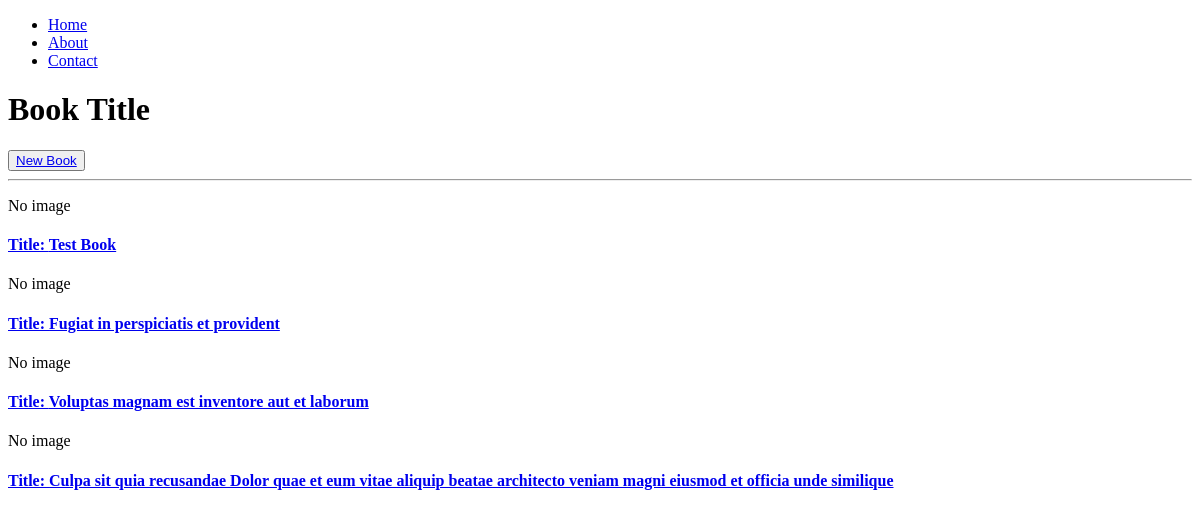
The app's page /, older data.
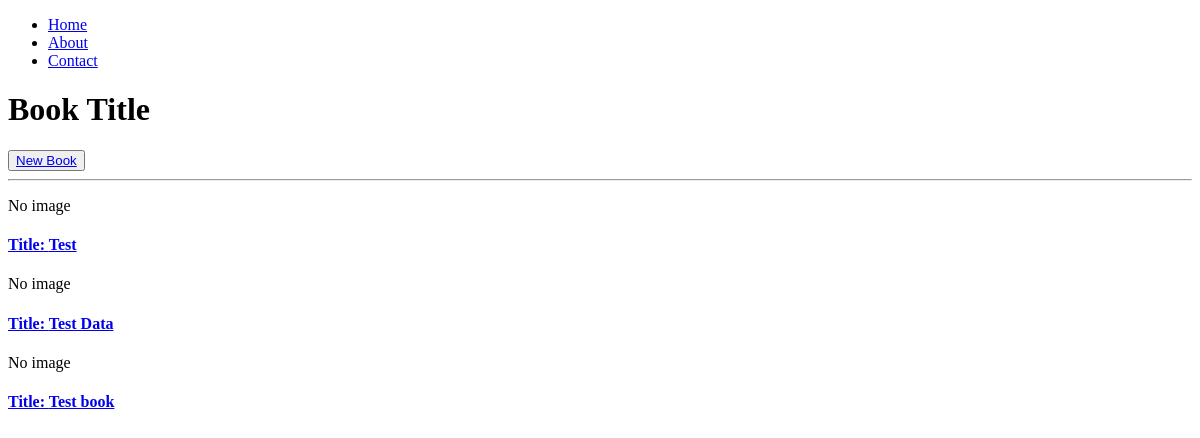
The same page, newer data.
### book_review/models.py (models this page shows, shortened)
class Book(models.Model):
    title = models.CharField(max_length=255)
    author = models.CharField(max_length=150)
    published_date = models.DateField(null=True, blank=True)
    description = models.TextField(null=True, blank=True)
    cover_image = models.ImageField(upload_to='cover_images/', null=True, blank=True)
    created_at = models.DateTimeField(auto_now_add=True)
    updated_at = models.DateTimeField(auto_now=True)

### book_review/views.py (the view)
# urls.py: path('', index, name="home"),
def index(request):
    books = Book.objects.all()
    context = {'books': books}
    return render(request, 'index.html', context)

### book_review/templates/index.html
{% extends 'base.html' %}
{% block content%}
 <h1>Book Title</h1>
 <button>
    <a href="{% url 'new_book' %}">
        New Book
    </a>
</button>
 <hr>
 {% for book in books %}
 {% if book.cover_image %}
 <img src="{{book.cover_image.url}}" alt="" height='150' width='100'>
 {% else %}
 <p>No image</p>
 {% endif %}
    <h4>
        <a href="{% url "book_details" book.id %}">
            Title: {{book.title}}
        </a>
    </h4>
 {% endfor %}
{% endblock content%}

### book_review/templates/base.html (shortened to what this page needs)
<!DOCTYPE html>
<html lang="en">
<head>
</head>
<body>
    {% include "nav.html"%}
    <main>
        {% block content%}{% endblock content%}
    </main>
</body>
</html>

### book_review/templates/nav.html
<nav>
    <ul>
        <li><a href="{% url "home" %}">Home</a></li>
        <li><a href="{% url "about"%}">About</a></li>
        <li><a href="{% url "contact" %}">Contact</a></li>
    </ul>
</nav>

Row changes from the older to the newer data that the page shows:
removed Book: shows "No image", title "Test Book"
removed Book: shows "No image", title "Fugiat in perspiciatis et provident"
changed Book: title "Voluptas magnam est inventore aut et laborum" → "Test"
changed Book: title "Culpa sit quia recusandae Dolor quae et eum vitae aliquip beatae architecto veniam magni eiusmod et officia unde similique" → "Test Data"
added Book: shows "No image", title "Test book"
